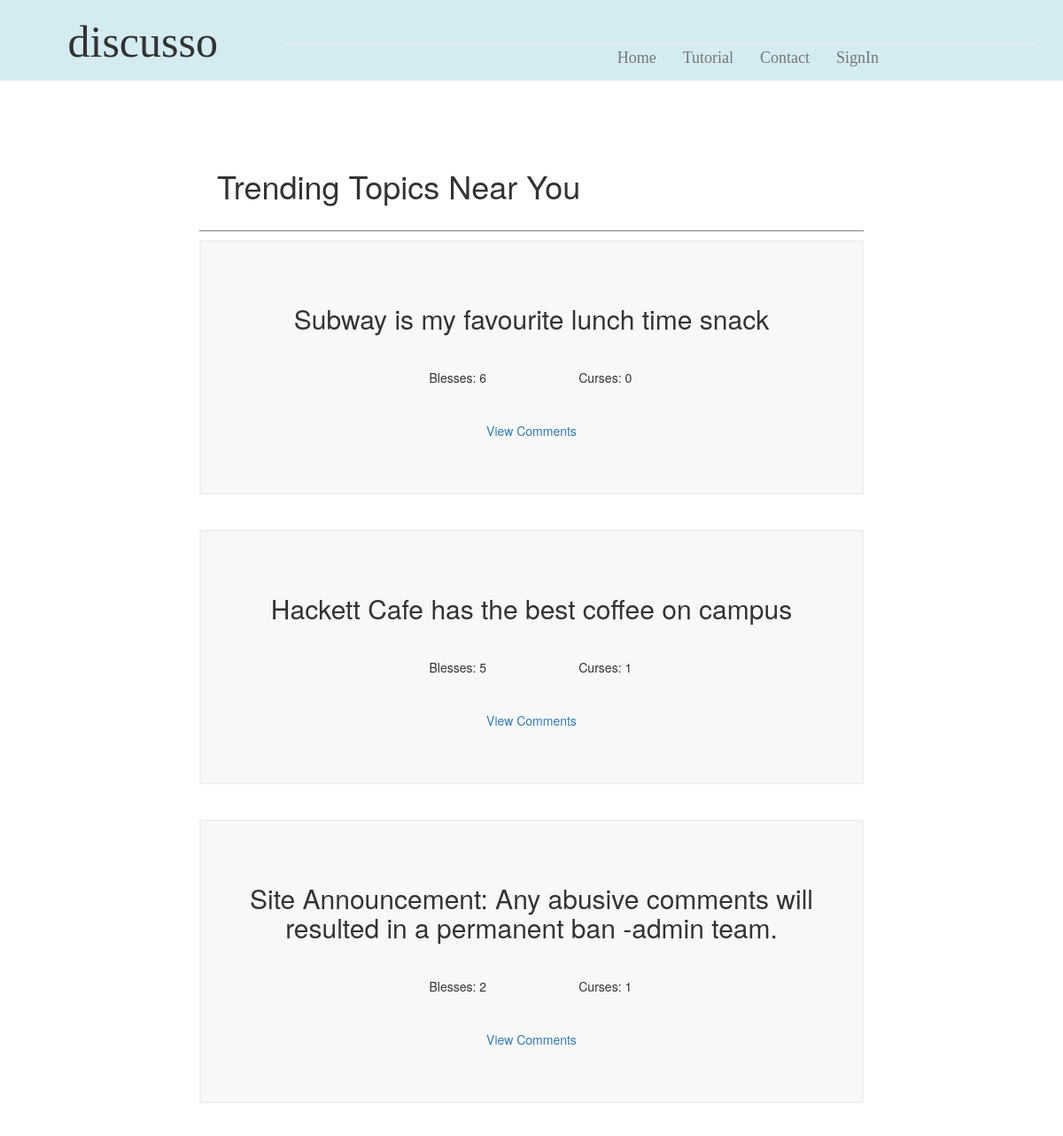
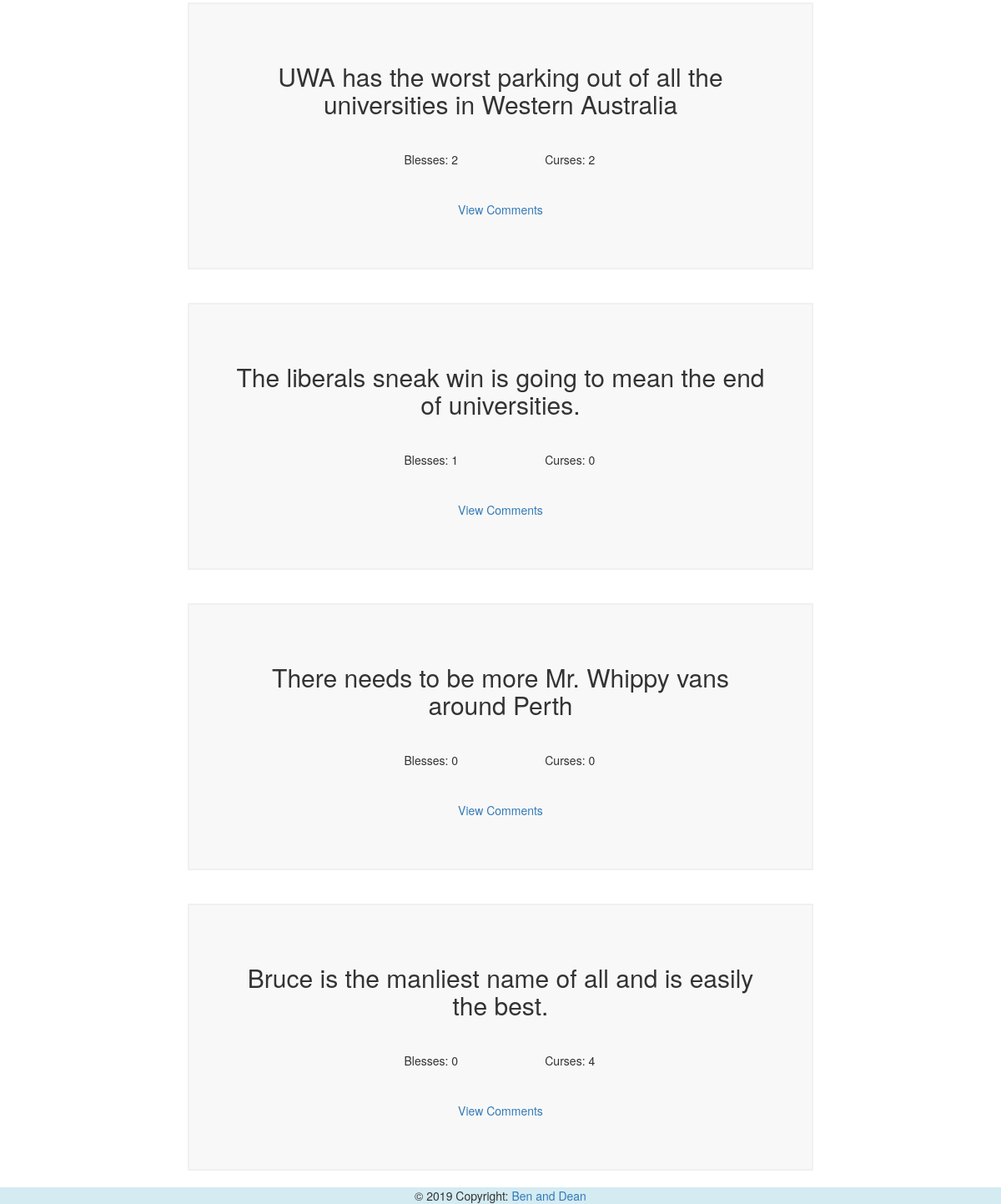
Screenshot of /homepage with the database file from the repository (2 pictures, top to bottom).
### app/models.py (models this page shows, shortened)
class Post(db.Model):
    id = db.Column(db.Integer, primary_key=True)
    title = db.Column(db.String(64))
    desc = db.Column(db.String(248))
    blesses = db.Column(db.Integer, default=0)
    curses = db.Column(db.Integer, default=0)
    timestamp = db.Column(db.DateTime, index=True, default=datetime.utcnow)
    user_id = db.Column(db.Integer, db.ForeignKey('user.id'))
    p_replies = db.relationship('Reply', backref='ogPost', lazy='dynamic')
    user_votes = db.relationship('Post_BC', backref='post', lazy='dynamic')

### app/routes.py (the view)
@app.route('/', methods=['GET', 'POST'])
@app.route('/homepage', methods=['GET', 'POST'])
def homepage():
    form = MakePostForm()
    allUsers = User.query.all()
    if form.validate_on_submit():
        post = Post(title=form.title.data, desc=form.desc.data,
                    user_id=current_user.id)
        db.session.add(post)
        db.session.commit()
        return render_template('homepage.html', title='Home', posts=Post.query.filter().order_by(Post.blesses), form=form, user=allUsers)
    return render_template('homepage.html', title='Home', posts=Post.query.filter().order_by(Post.blesses), form=form, user=allUsers)

### app/models.py (called while the page is built)
    def avatar(self, size):
        digest = md5(self.email.lower().encode('utf-8')).hexdigest()
        return 'https://www.gravatar.com/avatar/{}?d=identicon&s={}'.format(
            digest, size)

### app/templates/homepage.html (shortened to what this page needs)
{% extends "topbar.html" %}
{% block content %}
<div class="container-fluid">
	<div class="leftSide col-lg-2">
	</div>
	<div class="homePage col-lg-8">
		<div class="special">
			<h1> Trending Topics Near You</h1>
		</div>
		{%for post in posts|reverse %}
		<div class="sampleTopic">
			<div class="heading">
				<h2> {{ post.title }} </h2>
			</div>
			<div class="innerTopic container-fluid">
				<div class="col-lg-3"></div>
				<div class="col-lg-3">
					<p>Blesses: {{post.blesses}} </p>
				</div>
				<div class="col-lg-3">
					<p>Curses: {{post.curses}} </p>
				</div>
				<div class="col-lg-3"></div>
			</div>
			<div class="links container-fluid">
				<div class="viewComment col-lg-4"></div>
				<div class="viewComment col-lg-4">
					<p><a href="{{ url_for('topic',postid = '') }}{{post.id}}"> View Comments </a> </p>
				</div>
				<div class="viewComment col-lg-4"></div>
			</div>
		</div>
		<br>
		<br>
		{% endfor %}
	</div>
	<div class="rightSide col-lg-2">
	</div>
</div>
{% endblock %}

### app/static/stylesheet.css (style rules this page uses)
@media (min-width: 900px) { body { padding-top: 150px; } }
.innerTopic { padding: 10px; }
.links { padding: 20px; }
.special { padding: 20px; border-bottom: 1px solid grey; margin-bottom: 10px; }
.heading { text-align: center; border-bottom: 1px; padding: 20px; }
.sampleTopic { padding: 30px; text-align: center; background-color: #F8F8F8; border: 2px solid #F0F0F0; }

### rows the page displays
Post: title "Subway is my favourite lunch time snack", blesses "6", curses "0"
Post: title "Hackett Cafe has the best coffee on campus", blesses "5", curses "1"
Post: title "Site Announcement: Any abusive comments will resulted in a permanent ban -admin team.", blesses "2", curses "1"
Post: title "UWA has the worst parking out of all the universities in Western Australia", blesses "2", curses "2"
Post: title "The liberals sneak win is going to mean the end of universities.", blesses "1", curses "0"
Post: title "There needs to be more Mr. Whippy vans around Perth", blesses "0", curses "0"
Post: title "Bruce is the manliest name of all and is easily the best.", blesses "0", curses "4"
